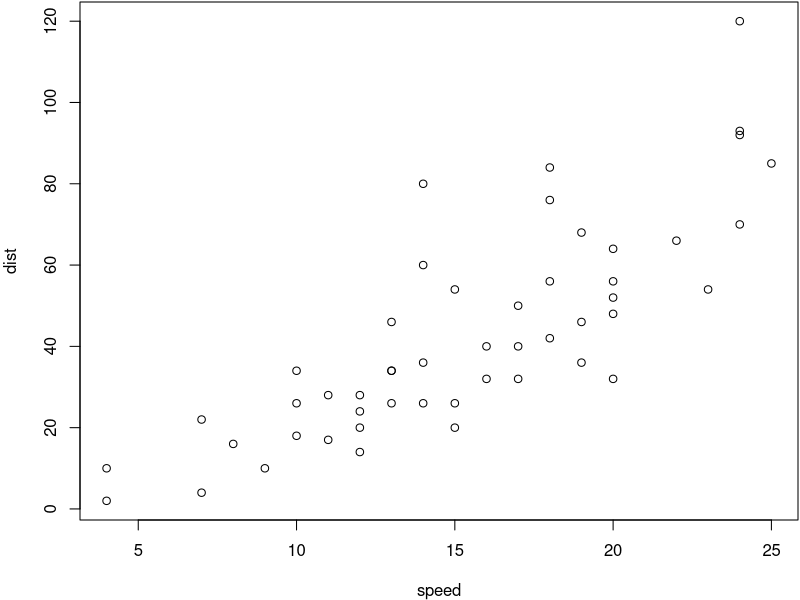

Source code (R):
## ---- chunk 1
library(knitr)
knit_hooks$set(document = hook_movecode)
## ---- chunk 2
summary(cars)
par(mar=c(4,4,.1,.1))
plot(cars)
## ---- chunk 3
kable(head(iris),
      caption = "A table caption here; again, you must label it.")
